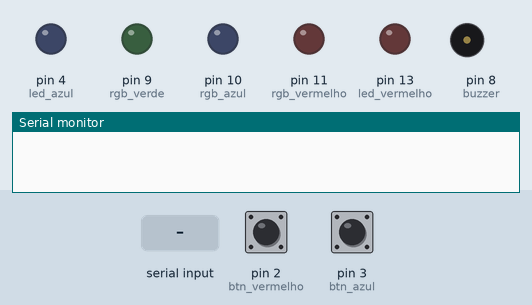
This program was run on a simulated Arduino Nano, built with avr-gcc and run on an emulated ATmega328P. On the bench: output pins drawn as LEDs (lit = HIGH), buzzer (waves = sounding), the last lines printed to the serial monitor. Dashed ring = blinking. The test bench sets the inputs (shaded band); at power-on: pin 2 (btn_vermelho) HIGH, pin 3 (btn_azul) HIGH.

Above: at 1.25 s.
1.3 s: pin 2 (btn_vermelho) pulled LOW for 0.15 s
At 2.4 s:
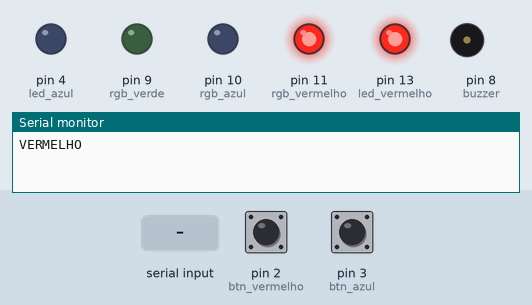
4.4 s: "L\n" received over Serial
At 6.06 s:
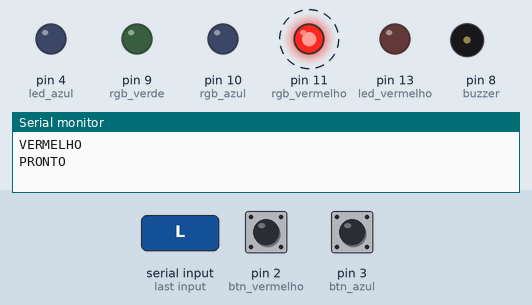
7.4 s: pin 3 (btn_azul) pulled LOW for 0.15 s
At 7.9 s:
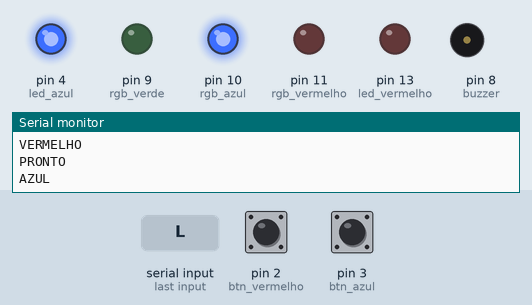
10.5 s: "LIBERAR\n" received over Serial
At 10.65 s:
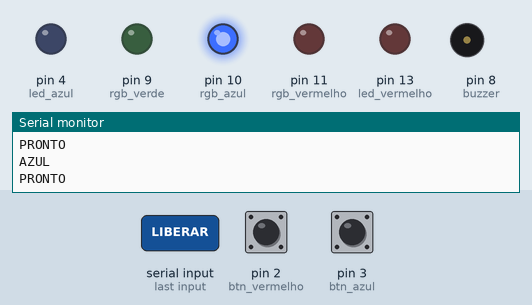
13.5 s: "LIBERAR\n" received over Serial
Timing chart, 0 to 16.1 s (numbered marks = the images above; inputs shaded):
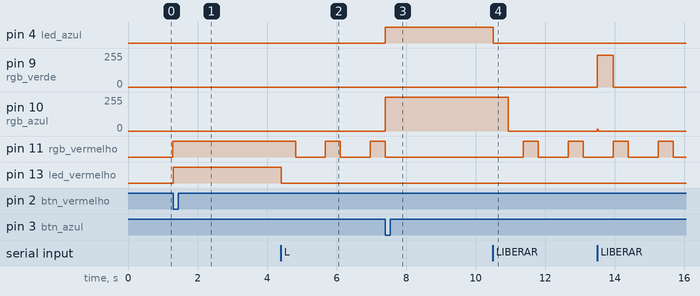

Measured:
- after the input at 1.3 s, pin 10 (rgb_azul): stays 0/255 (without the input it goes to 252/255 after 3.0 s); pin 11 (rgb_vermelho): stops changing and stays HIGH; pin 13 (led_vermelho): LOW → HIGH at once
- after the input at 4.4 s, pin 11 (rgb_vermelho): alternates HIGH for 0.43 s and LOW for 0.86 s, starting after 0.42 s; pin 13 (led_vermelho): HIGH → LOW at once
- after the input at 7.4 s, pin 4 (led_azul): LOW → HIGH at once; pin 9 (rgb_verde): stays 0/255 (without the input it goes to 246/255 after 3.0 s); pin 10 (rgb_azul): 0/255 → 255/255 at once; pin 11 (rgb_vermelho): goes on until 7.4 s, then stays LOW
- after the input at 10.5 s, pin 4 (led_azul): HIGH → LOW at once; pin 9 (rgb_verde): 0/255 → 240/255 after 3.0 s; pin 10 (rgb_azul): 255/255 → 0/255 after 0.44 s, → 15/255 2.6 s later; pin 11 (rgb_vermelho): alternates HIGH for 0.43 s and LOW for 0.86 s, starting after 0.87 s

The program:

main.cpp
```cpp
#include <Arduino.h>
// lado azul
const int btn_azul = 3; // Pino 3 possui interrupção (INT1) no Arduino Uno
const int led_azul = 4;

// lado vermelho
//  IMPORTANTE: Mudei o pino do botão vermelho do 12 para o 2.
//  O Arduino Uno só suporta interrupções externas (attachInterrupt) nos pinos 2
//  e 3!
const int btn_vermelho = 2; // Pino 2 possui interrupção (INT0)
const int led_vermelho = 13;

// outros componentes
const int rgb_vermelho = 11;
const int rgb_verde = 9;
const int rgb_azul = 10;
const int buzzer = 8;

// Variáveis voláteis (necessárias pois são alteradas dentro da interrupção)
volatile bool vencedor_azul = false;
volatile bool vencedor_vermelho = false;
volatile bool jogo_travado =
    false; // Evita que um jogador aperte após o outro já ter ganhado

void tocarSirene(int tempoTotalMs);
void transicaoSuave();

// Rotina de Interrupção do Azul
void ISR_azul() {
  if (!jogo_travado) {
    vencedor_azul = true;
    jogo_travado = true;
  }
}

// Rotina de Interrupção do Vermelho
void ISR_vermelho() {
  if (!jogo_travado) {
    vencedor_vermelho = true;
    jogo_travado = true;
  }
}

void setup() {
  Serial.begin(9600);

  pinMode(btn_azul, INPUT_PULLUP);
  pinMode(btn_vermelho, INPUT_PULLUP);

  pinMode(led_azul, OUTPUT);
  pinMode(led_vermelho, OUTPUT);
  pinMode(rgb_vermelho, OUTPUT);
  pinMode(rgb_verde, OUTPUT);
  pinMode(rgb_azul, OUTPUT);
  pinMode(buzzer, OUTPUT);

  // Configurando as interrupções de hardware
  // FALLING significa que a interrupção dispara quando o sinal vai de HIGH para
  // LOW (botão pressionado)
  attachInterrupt(digitalPinToInterrupt(btn_azul), ISR_azul, FALLING);
  attachInterrupt(digitalPinToInterrupt(btn_vermelho), ISR_vermelho, FALLING);
}

void loop() {
  // Verifica se chegou o comando de liberação pela porta Serial
  if (Serial.available() > 0) {
    String input = Serial.readStringUntil('\n');
    input.trim(); // Remove espaços e quebras de linha (\r, \n)

    // Se receber "L", "l" ou "LIBERAR"
    if (input.equalsIgnoreCase("L") || input.equalsIgnoreCase("LIBERAR")) {
      // Apaga os leds de indicação individuais
      digitalWrite(led_azul, LOW);
      digitalWrite(led_vermelho, LOW);

      // Reseta todas as flags para permitir uma nova rodada
      vencedor_azul = false;
      vencedor_vermelho = false;
      jogo_travado = false;

      Serial.println("PRONTO"); // Retorna confirmação para o sistema
    }
  }

  if (vencedor_azul) {
    Serial.println("AZUL");
    digitalWrite(led_azul, HIGH);
    digitalWrite(rgb_vermelho, LOW);
    digitalWrite(rgb_verde, LOW);
    digitalWrite(rgb_azul, HIGH);

    tocarSirene(2000);

    // Espera o jogador soltar o botão para evitar leituras fantasmas
    while (digitalRead(btn_azul) == LOW) {
      delay(10);
    }
    delay(100); // Debounce

    // Limpa a flag do vencedor imediato, mas deixa o jogo_travado = true
    // Assim, o LED do vencedor permanece aceso até que chegue o comando Serial
    vencedor_azul = false;
  } else if (vencedor_vermelho) {
    Serial.println("VERMELHO");
    digitalWrite(led_vermelho, HIGH);
    digitalWrite(rgb_vermelho, HIGH);
    digitalWrite(rgb_verde, LOW);
    digitalWrite(rgb_azul, LOW);

    tocarSirene(2000);

    // Espera o jogador soltar o botão para evitar leituras fantasmas
    while (digitalRead(btn_vermelho) == LOW) {
      delay(10);
    }
    delay(100); // Debounce

    // Limpa a flag do vencedor imediato, mas deixa o jogo_travado = true
    vencedor_vermelho = false;
  } else {
    // Só roda o efeito de transição se o jogo estiver liberado (jogo_travado =
    // false)
    if (!jogo_travado) {
      transicaoSuave();
      delay(5); // Define a velocidade da transição (menor = mais rápido)
    }
  }
}

void tocarSirene(int tempoTotalMs) {
  long inicio = millis();
  while (millis() - inicio < tempoTotalMs) {
    // Sobe o tom (Frequência de 440Hz a 1000Hz)
    for (int freq = 440; freq < 1000; freq += 5) {
      tone(buzzer, freq);
      delay(1);
    }
    // Desce o tom (Frequência de 1000Hz a 440Hz)
    for (int freq = 1000; freq > 440; freq -= 5) {
      tone(buzzer, freq);
      delay(1);
    }
  }
  noTone(buzzer); // Desliga o som ao final
}

// Função para criar um efeito arco-íris suave no LED RGB
void transicaoSuave() {
  static int hue = 0;
  int r, g, b;

  // Converte a posição atual da "roda de cores" (0-255) em valores RGB
  if (hue < 85) {
    r = 255 - hue * 3;
    g = 0;
    b = hue * 3;
  } else if (hue < 170) {
    int pos = hue - 85;
    r = 0;
    g = pos * 3;
    b = 255 - pos * 3;
  } else {
    int pos = hue - 170;
    r = pos * 3;
    g = 255 - pos * 3;
    b = 0;
  }

  analogWrite(rgb_vermelho, r);
  analogWrite(rgb_verde, g);
  analogWrite(rgb_azul, b);

  hue++;
  if (hue > 255) {
    hue = 0;
  }
}
```
